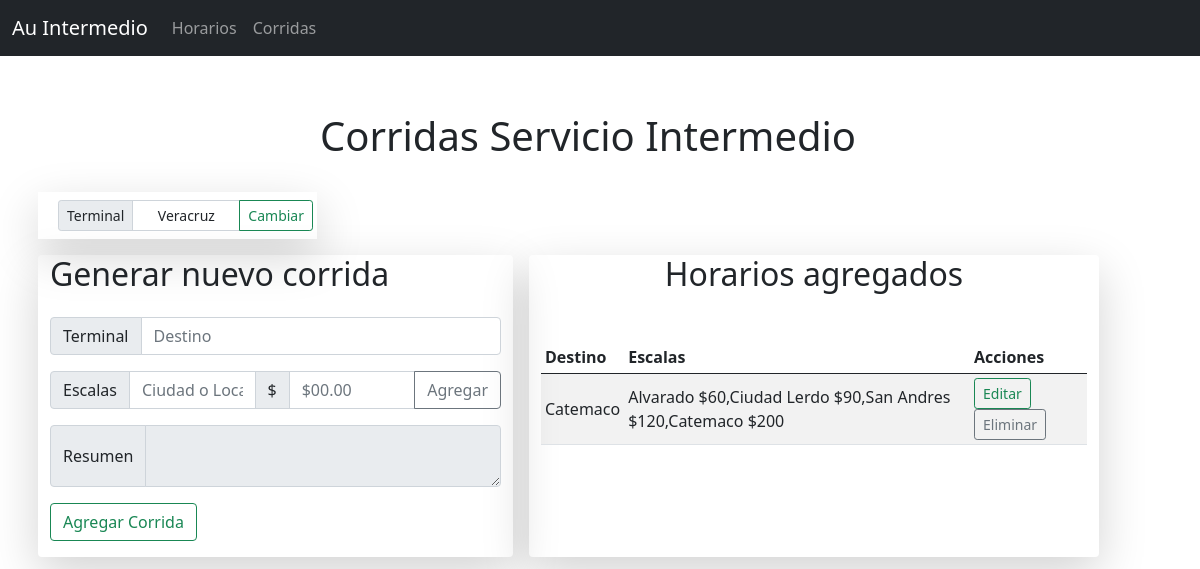
The app's page /corridas, older data.
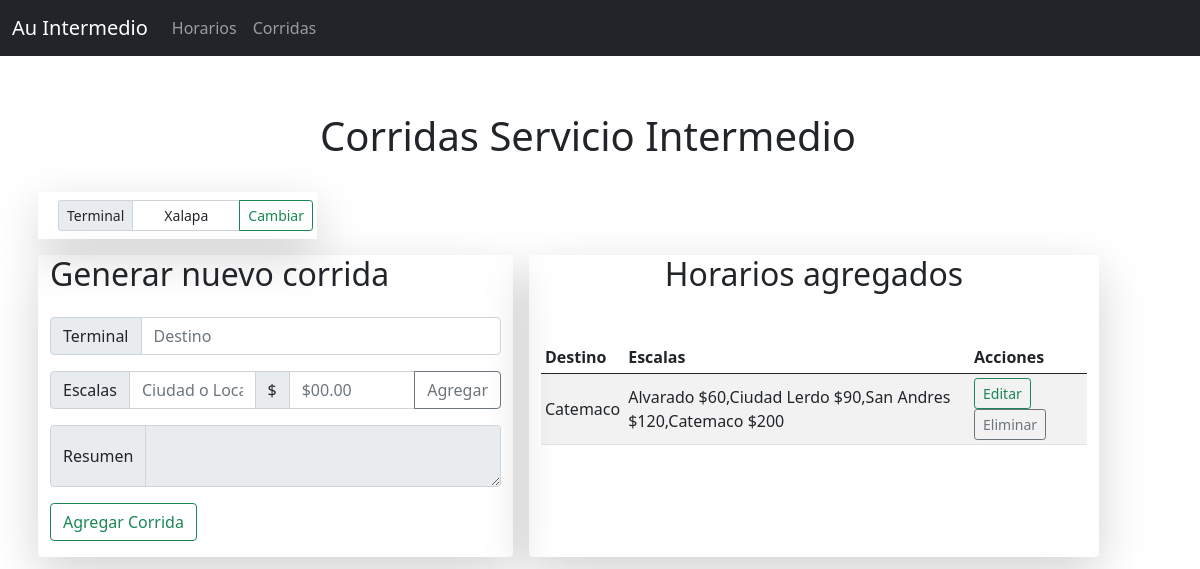
The same page, newer data.
### app.py (models this page shows)
class Terminal(db.Model):
    __tablename__ = "terminal"
    id = db.Column(db.Integer, primary_key = True)
    terminal = db.Column(db.String, nullable = False)

class Corrida(db.Model):
    __tablename__ = "corrida"
    id = db.Column(db.Integer, primary_key = True)
    destino = db.Column(db.String(100), nullable = False)
    escala = db.Column(db.String, nullable = False)

### app.py (the view, shortened to what this page needs)
@app.route('/corridas', methods = ['GET', 'POST']) #vista de Corridas
def corridas():
    return render_template('corridas.html', corridas = Corrida.query, terminal = Terminal.query.first())

### templates/corridas.html
{% extends 'base.html' %}
    {% block content %}
      <div class="row justify-content-center mb-3 mt-5">
        <h1 class=" d-flex justify-content-center">Corridas Servicio Intermedio</h1>
      </div>
      <div class="row">
        <div class="col-3 bg-transparent shadow-lg m-2">
          <form action="/editar_terminal" method="post">
            <div class="input-group input-group-sm m-2">
              <span class="input-group-text" id="inputGroup-sizing-sm">Terminal</span>
              <input type="text" class="form-control text-center" name="terminal" value="{{terminal.terminal}}" required>
              <button class="btn btn-outline-success" type="submit">Cambiar</button>
            </div>
          </form>
        </div>
      </div>
      <div class="formcontent col-ms-12 col-md-12 col-lg-5 m-2 rounded-2 shadow-lg bg-transparent">
        <h2 class="mb-4">Generar nuevo corrida</h2>
        <form action="/corridas" method="post">
          <div class="input-group mb-3">
            <span class="input-group-text">Terminal</span>
            <input type="text" class="form-control" placeholder="Destino" name="destino">
          </div>
          <div class="input-group mb-3">
            <span class="input-group-text">Escalas</span>
            <input type="text" class="form-control" placeholder="Ciudad o Localidad" id="escala">
            <span class="input-group-text">$</span>
            <input type="number" class="form-control" placeholder="$00.00" id="costo">
            <button class="btn btn-outline-secondary" type="button" id="precio" onclick="add_escala()">Agregar</button>
          </div>
          <div class="input-group mb-3">
            <span class="input-group-text" id="escala">Resumen</span>
            <textarea class="form-control" placeholder="" id="escalas" name="escala" readonly></textarea>
          </div>
          <div class="input-group mb-3">
            <button class=" btn btn-outline-success" type="submit">Agregar Corrida</button>
          </div>
        </form>
      </div>
        <div class="tablecontent col-md-12 col-sm-12 col-lg-6 rounded-2 m-2 shadow-lg bg-transparent">
          <h2 class="mb-5 text-center">Horarios agregados</h2>
          <table class="table table-sm table-striped align-middle">
            <thead>
              <tr>
                <th>Destino</th>
                <th>Escalas</th>
                <th>Acciones</th>
              </tr>
            </thead>
            <tbody>
              {% for i in corridas %}
              <tr>
                <td>{{i.destino}}</td>
                <td>{{i.escala}}</td>
                <td>
                  <a href="/modal1/{{i.id}}" class="btn btn-sm btn-outline-success">Editar</a>
                  <a href="/delete_corridas/{{i.id}}" class=" btn btn-sm btn-outline-secondary">Eliminar</a>
                </td>
              </tr>
              {% endfor %}
            </tbody>
          </table>
      </div>
    {% endblock %}

### templates/base.html (shortened to what this page needs)
<!DOCTYPE html>
<html lang="en">
<head>
	<link rel="stylesheet" type="text/css" href="{{url_for('static', filename ='/css/bootstrap.min.css' )}} ">
	<link rel="stylesheet" type="text/css" href="{{url_for('static', filename = '/css/main.css')}}">
</head>
<body>
	<nav class="navbar navbar-expand-lg navbar-dark bg-dark">
	  <div class="container-fluid">
	    <a class="navbar-brand" href="/">Au Intermedio</a>
	    <div class="collapse navbar-collapse" id="navbarNav">
	      <ul class="navbar-nav">
	        <li class="nav-item">
	          <a class="nav-link" href="/horarios">Horarios</a>
	        </li>
	        <li class="nav-item">
	          <a class="nav-link" href="/corridas">Corridas</a>
	        </li>
	      </ul>
	    </div>
	  </div>
	</nav>
	<div class="container">
			<div class="row mt-2 ">
				{% block content %}{% endblock %}
			</div>
		</div>
</body>
</html>

Row changes from the older to the newer data that the page shows:
changed Terminal: terminal "Veracruz" → "Xalapa"
